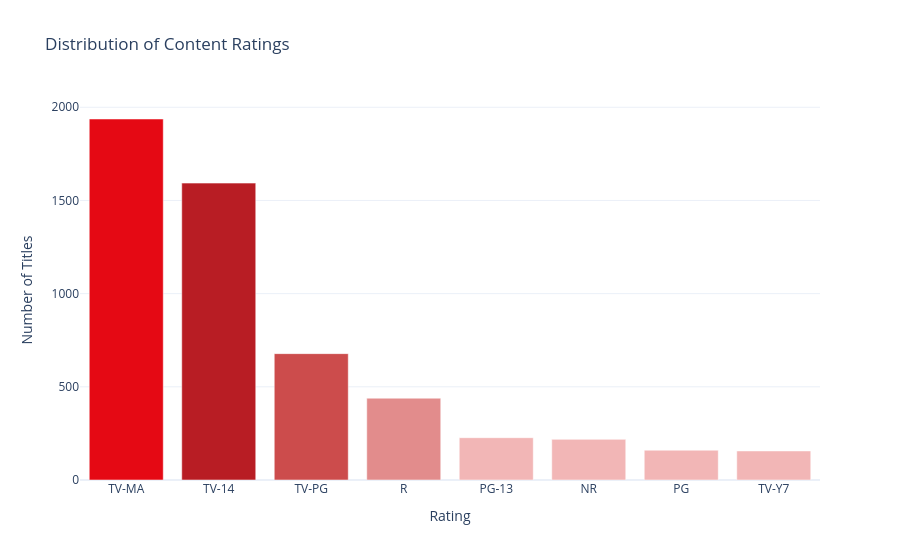

Notebook code cell kept with this figure:
### Markdown cell above
## 6. Content by Country

### Code cell
rating_counts = df['rating'].value_counts().head(8)

fig_ratings = go.Figure(go.Bar(
    x=rating_counts.index,
    y=rating_counts.values,
    marker_color=go.Figure().data[0].marker.color if False else None
))
fig_ratings.update_traces(marker_color=[NETFLIX_RED if i == 0 else '#B81D24' if i == 1 else '#CC4C4C' if i == 2 else '#E28C8C' if i == 3 else '#F2B6B6' for i in range(len(rating_counts))])
fig_ratings.update_layout(
    title='Distribution of Content Ratings',
    xaxis_title='Rating',
    yaxis_title='Number of Titles',
    template='plotly_white'
)
fig_ratings.show()

top_rating = rating_counts.index[0]
top_pct = rating_counts.values[0] / len(df) * 100
mature_pct = (rating_counts.get('TV-MA', 0) + rating_counts.get('R', 0)) / len(df) * 100
print(f"FINDING: {top_rating} is the most common rating ({top_pct:.1f}% of content).")
print(f"Mature-rated content (TV-MA + R) makes up {mature_pct:.1f}% of the catalogue — Netflix clearly targets adult audiences primarily.")

### Figure 1 — Plotly figure (JSON) as saved in the notebook; plotly's stock layout.template omitted (floating-point values rounded to 4 significant figures)
{"data": [{"marker": {"color": ["#E50914", "#B81D24", "#CC4C4C", "#E28C8C", "#F2B6B6", "#F2B6B6", "#F2B6B6", "#F2B6B6"]}, "type": "bar", "x": ["TV-MA", "TV-14", "TV-PG", "R", "PG-13", "NR", "PG", "TV-Y7"], "y": [1937, 1593, 678, 439, 227, 218, 160, 156]}], "layout": {"title": {"text": "Distribution of Content Ratings"}, "xaxis": {"title": {"text": "Rating"}}, "yaxis": {"title": {"text": "Number of Titles"}}}}
